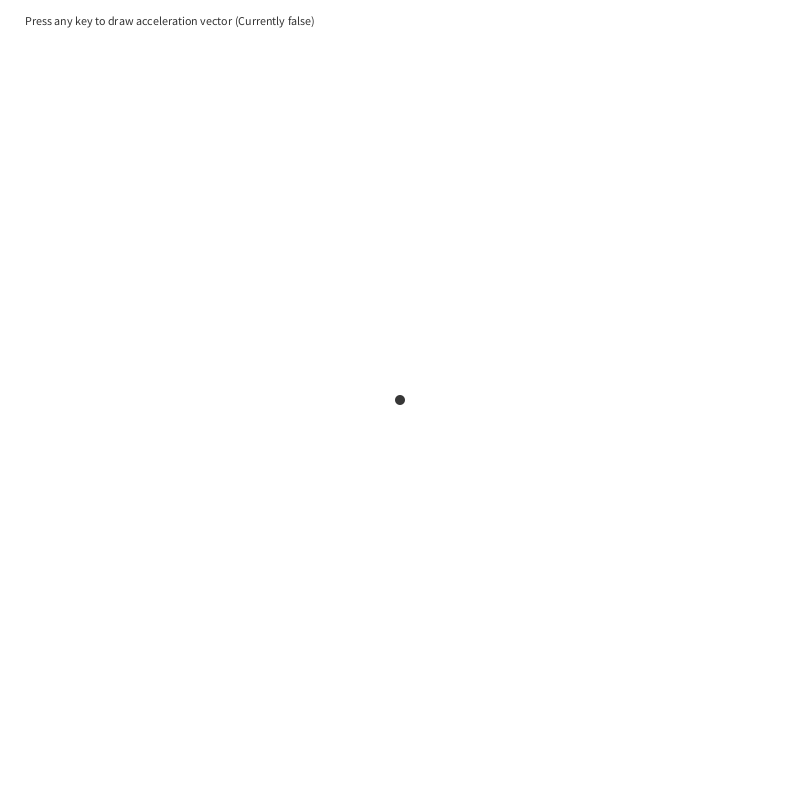
Frame 1 (no input)
Frame 60 (the mouse pressed at the canvas centre just before this capture): identical to frame 1, image omitted
Frame 120 (the mouse held since frame 60 and released just before this capture): identical to frame 1, image omitted

The Processing sketch that drew this single still picture (run headless with seeded random() and noise(); from frame 60 on, the mouse is pressed at the canvas centre):

// Processing sketch: FOLLOWALONG_4A
// ── FOLLOWALONG_4A.pde
/*
Computational Urban Science Workshop
Ira Winder and Nina Lutz 

Script: Ira Winder
Three-body solution with Agent Based Simulation + Euler's Method
*/

// Our three bodies that we wish to simulate
Body planetA, planetB, star;

void setup() {
  size(800, 800);
  
  // Planet A
  planetA = new Body(100.0);
  
  // Planet B
  //planetB = new Body(500.0);
  
  // Planet C
  //star = new Body(2000.0);
  
}

void draw() {
  
  // Set all bodys' accelerations to 0
  
  // Each body exerts a force on all other bodies
  
  // Draw all Bodies;
  background(255);
  planetA.draw(accLine);
  //planetB.draw(accLine);
  //star.draw(accLine);
  
  // Update Velocity and Location of each body (Why do we do this *after* drawing the bodies?)
  
  // Draw UI
  fill(50);
  text("Press any key to draw acceleration vector (Currently " + accLine + ")", 25, 25);
}

boolean accLine = false;
void keyPressed() {
  accLine = !accLine;
}

// ── Body.pde
// The Body class is an autonoumous object with mass that follows 
// Newton's laws. It is designed to experience gravity.

class Body {
  
  // At any given time, our Body has a location, 
  // velocity, and acceleration expressed as vectors:
  PVector location;
  PVector velocity;
  PVector acceleration;
  
  // The Body's mass:
  float mass;
  
  // color of our Body
  color col; 
  
  Body(float _mass) {
    // Body is initialized as a static object at the center of the canvas:
    location = new PVector(width/2, height/2);
    velocity = new PVector(0, 0);
    acceleration = new PVector(0,0);
    
    mass = _mass;
    
    // translucent gray color by default
    col = color(0, 200);
  }
  
  void resetAcceleration() {
    acceleration.setMag(0);
  }
  
  void applyGravity(Body a) {
    
    // 1. Calculate Magnitude of Gravity
    // acceleration = pixels per second per second
    // force = G*m2/d^2
    // force = mass * acceleration
    //
    //float G = 
    //float distance = 
    //float magnitude = 
    
    // 2. Vectorize gravity:
    //PVector gravity =
    
    // 3. Apply gravity of body a to acceleration:
    
  }
  
  // this function is designed to run every 'timestep'
  void update() {
    
    // Every frame, we apply Euler's method to update the 
    // velocity then location of our Body:
    // Reference: https://en.wikipedia.org/wiki/Euler_method
    
    // v = pixels per second
    
    // l = pixels
    
  }
  
  void draw(boolean showForce) {
    
    if (showForce) {
      // Draw Acceleration Vector
      stroke(200, 100); strokeWeight(5);
      line(location.x, location.y, location.x + 1000*acceleration.x, location.y + 1000*acceleration.y);
    }
    
    // Draw Planetoid (Dimenion of Circle is proportional to cube root of mass)
    fill(col); noStroke();
    circle(location.x, location.y, pow(10*mass, 1.0/3));
    
  }
}
